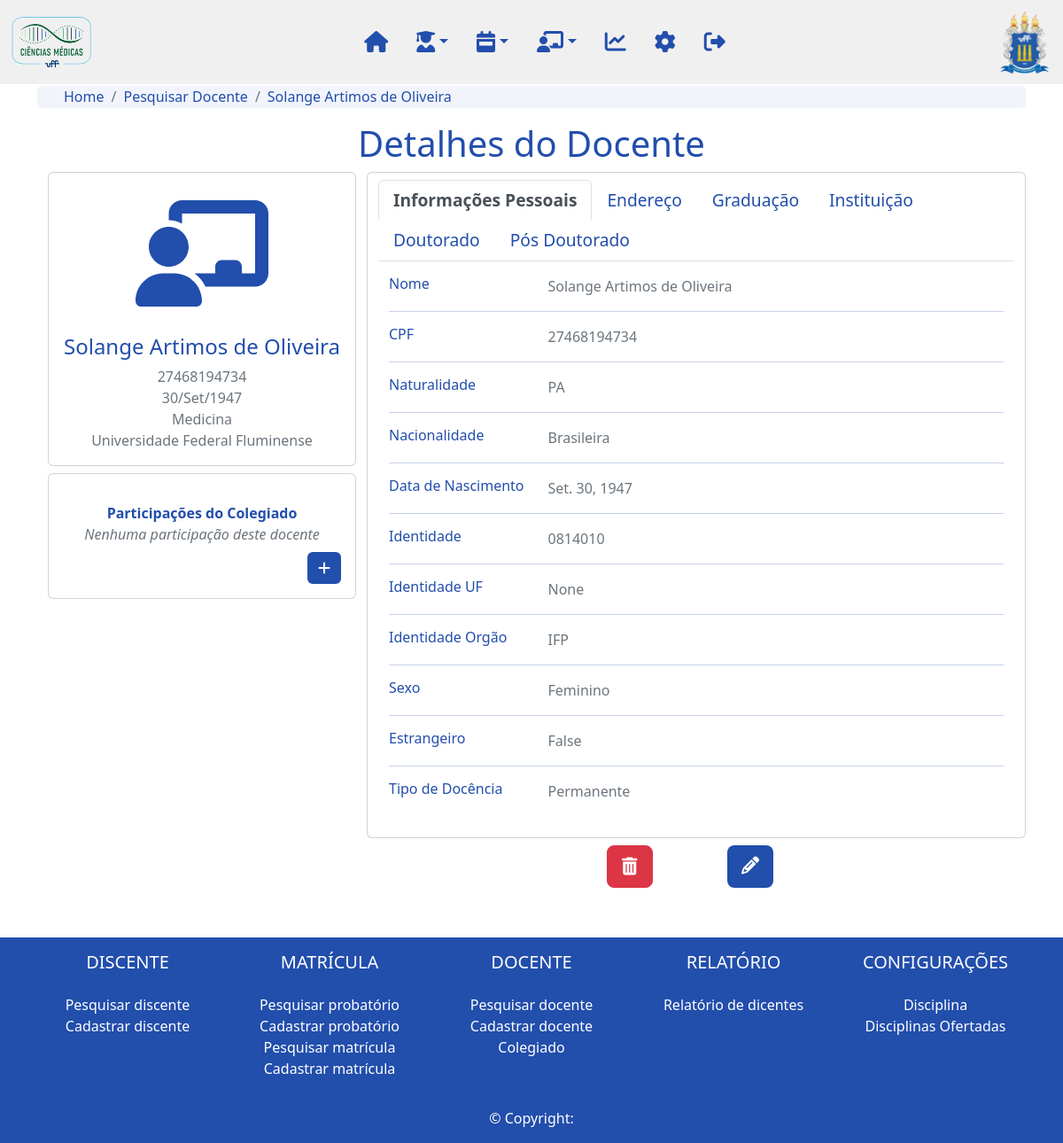
Before: /professor/2/ with the older database file.
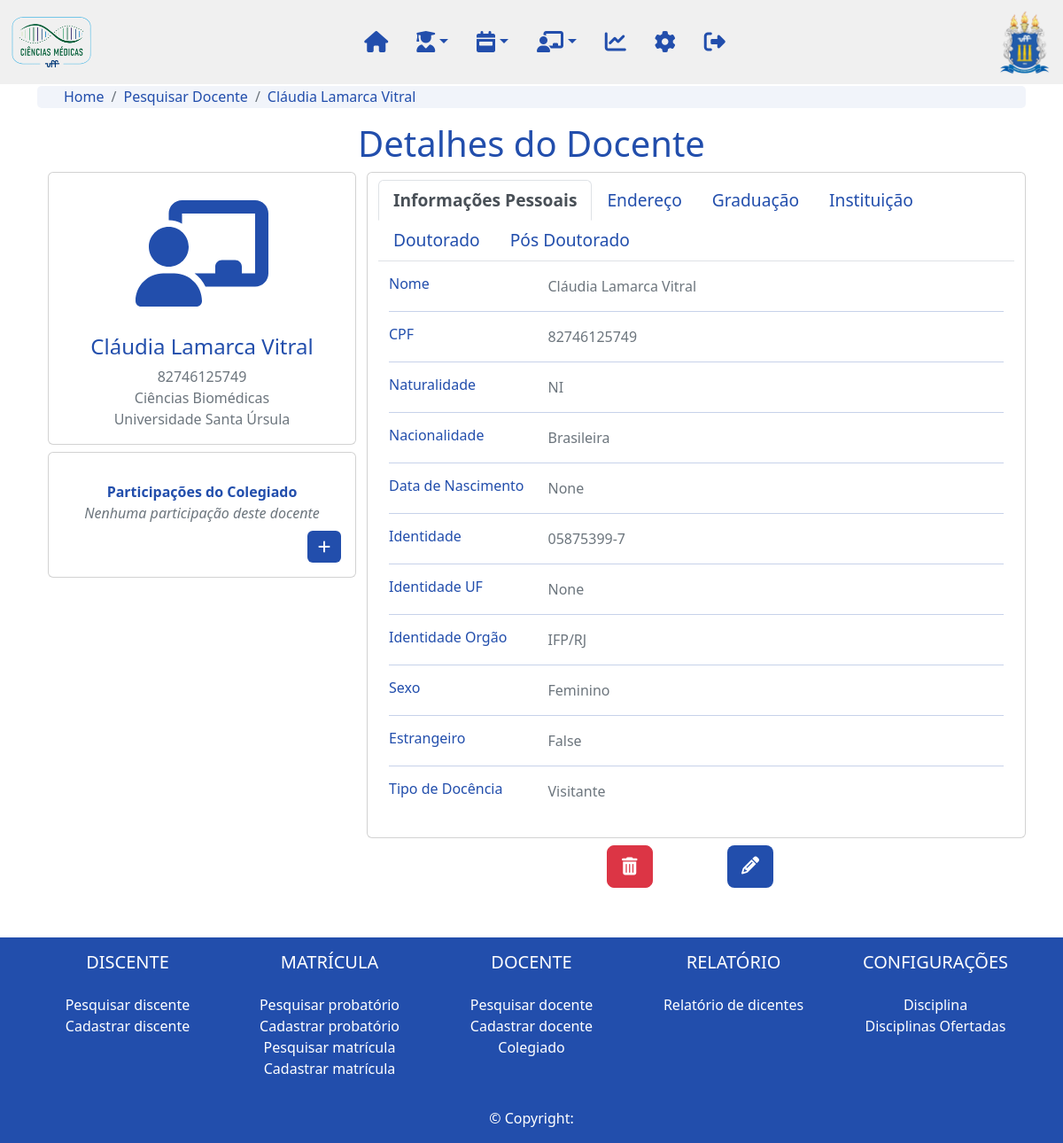
After: the same page with the newer database file.
### professor/models.py (models this page shows, shortened)
class Professor(models.Model):
      TIPO_DOCENTE_CHOICES = (
            ("Permanente", "Permanente"),
            ("Colaborador", "Colaborador"),
            ("Coorientador", "Coorientador"),
            ("Visitante", "Visitante"),
            ("Pos Doutor", "Pós Doutor"),
      )
      nome = models.CharField(max_length=200, verbose_name='Nome:')
      sexo = models.ForeignKey(Sexo, on_delete=models.DO_NOTHING , null=True, blank=True, verbose_name='Sexo:')
      dt_nascimento = models.DateField(null=True, blank=True, verbose_name='Data de nascimento:')
      estrangeiro = models.BooleanField(default=False, verbose_name='Estrangeiro:')
      nacionalidade = models.CharField(max_length=100, null=True, blank=True, verbose_name='Nacionalidade:')
      naturalidade = models.ForeignKey(UnidadeFederativa, on_delete=models.DO_NOTHING,  null=True, blank=True, verbose_name='Naturalidade:')
      cpf = models.CharField(max_length=14, null=True, blank=True, verbose_name='CPF:')
      identidade = models.CharField(max_length=12, null=True, blank=True, verbose_name='Identidade:')
      identidade_uf= models.CharField(max_length=2, null=True, blank=True, verbose_name='UF:')
      identidade_orgao = models.CharField(max_length=100, null=True, blank=True, verbose_name='Orgão Expeditor:')
      tipo_docente = models.CharField(max_length=100, choices=TIPO_DOCENTE_CHOICES, null=True, blank=True, verbose_name='Tipo de docente:')
      endereco = models.OneToOneField(Endereco, on_delete=models.DO_NOTHING)
      doutorado = models.OneToOneField(Doutorado, on_delete=models.DO_NOTHING)
      graduacao = models.OneToOneField(Graduacao, on_delete=models.DO_NOTHING, related_name="professor_graduacao")
      trabalho = models.ForeignKey(Trabalho, on_delete=models.DO_NOTHING, related_name="professor_trabalho")
      pos_doutorado = models.ForeignKey(PosDoutorado, on_delete=models.DO_NOTHING, related_name="professor_pos_doutorado")
      slug = models.SlugField(max_length=250, unique_for_date='dt_cadastro')
      updated = models.DateTimeField(auto_now=True)
      cadastrado_por = models.ForeignKey(User, on_delete=models.DO_NOTHING, related_name='professor_cadastrado_por')
      def __str__(self):
            return  self.nome

class Graduacao(models.Model):
    graduacao_area = models.CharField(max_length=200, verbose_name="Área:")
    instituicao = models.ForeignKey(Instituicao, on_delete=models.DO_NOTHING, related_name="professor_graduacao_instituicao", verbose_name="Instituição")
    local = models.CharField(max_length=200, null=True, blank=True, verbose_name="Local:")
    graduacao_ano_inicio = models.IntegerField(null=True, blank=True, verbose_name="Ano de início:")
    graduacao_ano_fim = models.IntegerField(null=True, blank=True, verbose_name="Ano de término:")

### config/models.py (models this page shows)
class Instituicao(models.Model):
    instituicao = models.CharField(max_length=200)
    sigla = models.CharField(max_length=200)
    cor = RGBColorField(default='#000000')
    def __str__(self):
            return str(self.instituicao)

class UnidadeFederativa(models.Model):
    sigla = models.CharField(max_length=2)
    estado = models.CharField(max_length=50)
    def __str__(self):
            return str(self.sigla)

class Sexo(models.Model):
    sexo = models.CharField(max_length=50)
    cor = RGBColorField(default='#000000')
    def __str__(self):
            return str(self.sexo)

### professor/views.py (the view, shortened to what this page needs)
# urls.py: path('<int:professor>/', detalhes_professor, name='detalhes_professor'),
def detalhes_professor(request, professor):
    professor = Professor.objects.get(slug=professor)
    colegiados = Colegiado.objects.filter(professor_membro=professor.id)
    membro = colegiados.last
    form_colegiado = ColegiadoForm()
    return render(request, 'detalhes_professor.html', {'professor':professor, 'colegiados':colegiados, 'form_colegiado':form_colegiado, 'pagina': 'Detalhes do Docente', 'membro': membro})

### professor/models.py (called while the page is built)
    def __str__(self):
        return str(self.doutorado)

      def __str__(self):
            return str(self.instituicao_trabalho)

### professor/templates/detalhes_professor.html (shortened to what the changed rows need)
{% extends "base.html" %}
{% load static %}
{% load crispy_forms_tags %}
{% block content %}
  <div class="body container d-flex-inline justify-content-center mb-5">
    <nav aria-label="breadcrumb">
      <ol class="breadcrumb">
        <li class="breadcrumb-item active" aria-current="page"><a href="{% url 'professor:detalhes_professor' professor.slug %}">{{professor}}</a></li>
      </ol>
    </nav>
    <h1 class="text-center">Detalhes do Docente</h1>
    <div class="container">
      <div class="row gutters-sm">
          <div class="col-md-4 mb-3">
              <div class="card">
                  <div class="card-body">
                      <div class="d-flex flex-column align-items-center text-center">
                          <div class="mt-3">
                              <h4>{{professor}}</h4>
                              <p class="text-secondary mb-0">{{professor.cpf}}</p>
                              <p class="text-secondary mb-0">{{professor.dt_nascimento|date:'d/M/Y'}}</p>
                              <p class="text-secondary mb-0">{{professor.graduacao.graduacao_area }}</p>
                              <p class="text-secondary mb-0">{{professor.graduacao.instituicao}}</p>
                          </div>
                      </div>
                  </div>
              </div>
          </div>
          <div class="col-md-8 card py-2">
              <div class="py-3 mb-3 tab-content">
                  <div id="id_info" class="tab-pane container active">
                      <div class="row">
                          <div class="col-sm-3">
                              <h6 class="mb-0">Nome</h6>
                          </div>
                          <div class="col-sm-9 text-secondary">
                              {{professor}}
                          </div>
                      </div>
                      <div class="row">
                          <div class="col-sm-3">
                              <h6 class="mb-0">CPF</h6>
                          </div>
                          <div class="col-sm-9 text-secondary">
                              {{professor.cpf}}
                          </div>
                      </div>
                      <div class="row">
                          <div class="col-sm-3">
                              <h6 class="mb-0">Naturalidade</h6>
                          </div>
                          <div class="col-sm-9 text-secondary">
                              {{professor.naturalidade}}
                          </div>
                      </div>
                      <div class="row">
                          <div class="col-sm-3">
                              <h6 class="mb-0">Nacionalidade</h6>
                          </div>
                          <div class="col-sm-9 text-secondary">
                              {{professor.nacionalidade}}
                          </div>
                      </div>
                      <div class="row">
                          <div class="col-sm-3">
                              <h6 class="mb-0">Data de Nascimento</h6>
                          </div>
                          <div class="col-sm-9 text-secondary">
                              {{professor.dt_nascimento}}
                          </div>
                      </div>
                      <div class="row">
                          <div class="col-sm-3">
                              <h6 class="mb-0">Identidade</h6>
                          </div>
                          <div class="col-sm-9 text-secondary">
                              {{professor.identidade}}
                          </div>
                      </div>
                      <div class="row">
                          <div class="col-sm-3">
                              <h6 class="mb-0">Identidade UF</h6>
                          </div>
                          <div class="col-sm-9 text-secondary">
                              {{professor.identidade_uf}}
                          </div>
                      </div>
                      <div class="row">
                          <div class="col-sm-3">
                              <h6 class="mb-0">Identidade Orgão</h6>
                          </div>
                          <div class="col-sm-9 text-secondary">
                              {{professor.identidade_orgao}}
                          </div>
                      </div>
                      <div class="row">
                          <div class="col-sm-3">
                              <h6 class="mb-0">Sexo</h6>
                          </div>
                          <div class="col-sm-9 text-secondary">
                              {{professor.sexo}}
                          </div>
                      </div>
                      <div class="row">
                          <div class="col-sm-3">
                              <h6 class="mb-0">Estrangeiro</h6>
                          </div>
                          <div class="col-sm-9 text-secondary">
                              {{professor.estrangeiro}}
                          </div>
                      </div>
                      <div class="row">
                          <div class="col-sm-3">
                              <h6 class="mb-0">Tipo de Docência</h6>
                          </div>
                          <div class="col-sm-9 text-secondary">
                              {{professor.tipo_docente}}
                          </div>
                      </div>
                  </div>
              </div>
          </div>
      </div>
  </div>
</div>
{% endblock %}

Changed rows visible on the page:
changed Professor "Brasileira": nome "Solange Artimos de Oliveira" → "Cláudia Lamarca Vitral"; cpf "27468194734" → "82746125749"; graduacao.graduacao_area "Medicina" → "Ciências Biomédicas"; graduacao.instituicao "Universidade Federal Fluminense" → "Universidade Santa Úrsula"; naturalidade "PA" → "NI"; dt_nascimento "Set. 30, 1947" → "None"; identidade "0814010" → "05875399-7"; identidade_orgao "IFP" → "IFP/RJ"; tipo_docente "Permanente" → "Visitante"; dt_nascimento "30/Set/1947" → (not shown)
